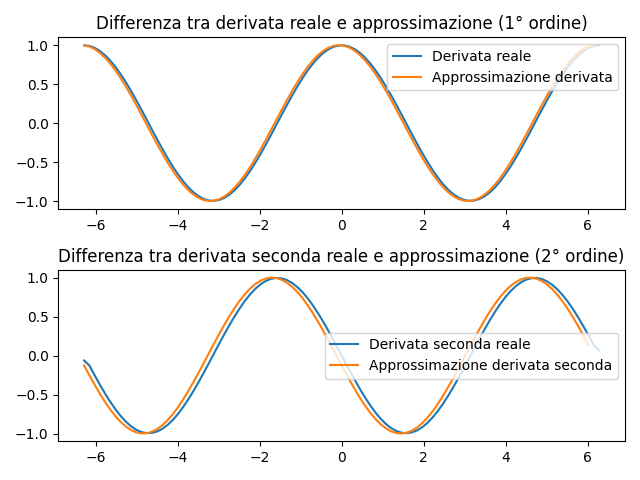

The Python source for this figure:
import numpy as np
import matplotlib.pyplot as plt

# Definizione della funzione
def f(x):
    return np.sin(x)

# Definizione del dominio della funzione
x = np.linspace(-2*np.pi, 2*np.pi, 100)
y = f(x)

# Calcolo delle derivate successive
df = np.gradient(y, x)
d2f = np.gradient(df, x)
d3f = np.gradient(d2f, x)

# Calcolo delle approssimazioni successive
approx_df = np.diff(y) / np.diff(x)
approx_d2f = np.diff(approx_df) / np.diff(x[:-1])
approx_d3f = np.diff(approx_d2f) / np.diff(x[:-2])

# Aggiunta di valori fittizi per le approssimazioni
x_approx = x[:-1]
x_approx_d2 = x[:-2]

# Creazione del grafico delle differenze
plt.subplot(2, 1, 1)
plt.plot(x, df, label='Derivata reale')
plt.plot(x_approx, approx_df, label='Approssimazione derivata')
plt.legend()
plt.title('Differenza tra derivata reale e approssimazione (1° ordine)')

plt.subplot(2, 1, 2)
plt.plot(x, d2f, label='Derivata seconda reale')
plt.plot(x_approx_d2, approx_d2f, label='Approssimazione derivata seconda')
plt.legend()
plt.title('Differenza tra derivata seconda reale e approssimazione (2° ordine)')

plt.tight_layout()

# Visualizzazione del grafico
plt.show()
